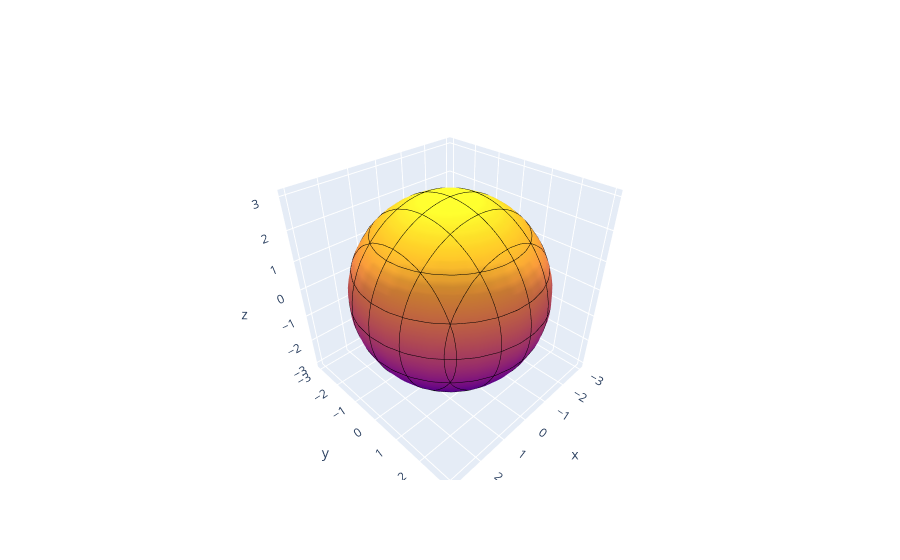

This figure's notebook cell:
### Code cell
# Para que sea interactivo y muestre las curvas de nivel:
fig2 = go.Figure(
    data=[
        go.Surface(
            x=X, y=Y, z=Z,
            showscale=False,
            contours = {
                "x": {"show": True, "color": "black", "width": 1},
                "y": {"show": True, "color": "black", "width": 1},
                "z": {"show": True, "color": "black", "width": 1}
            }
        )
    ]
)

fig2

### Figure 1 — Plotly figure (JSON) as saved in the notebook; plotly's stock layout.template omitted (floating-point values rounded to 4 significant figures; data arrays with more than 128 entries replaced by an {"elided": "..."} marker saying what was removed)
{"data": [{"contours": {"x": {"color": "black", "show": true, "width": 1}, "y": {"color": "black", "show": true, "width": 1}, "z": {"color": "black", "show": true, "width": 1}}, "showscale": false, "type": "surface", "x": {"elided": "32x32 float values"}, "y": {"elided": "32x32 float values"}, "z": {"elided": "32x32 float values"}}], "layout": {}}
